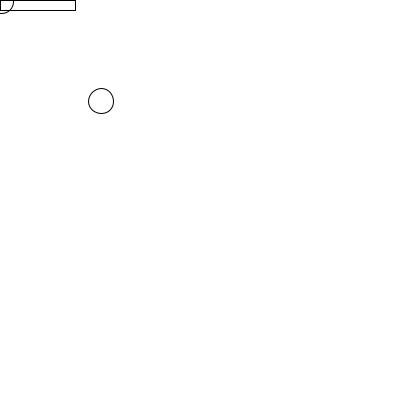
Frame 1 (no input)
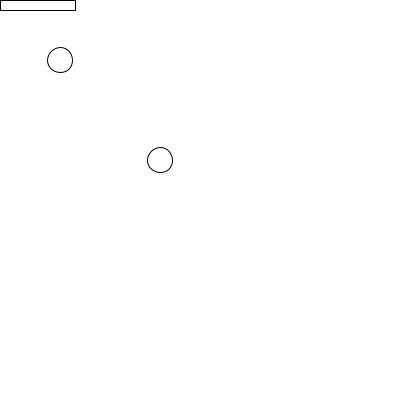
Frame 60 (the mouse pressed at the canvas centre just before this capture)
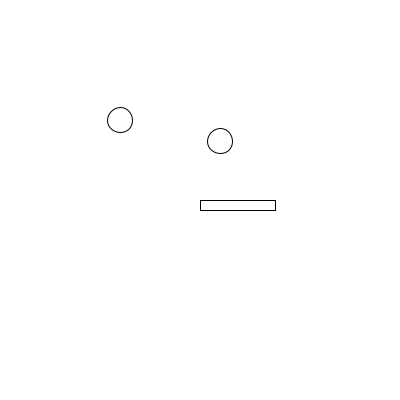
Frame 120 (the mouse held since frame 60 and released just before this capture)

The Processing sketch that drew these frames (run headless with seeded random() and noise(); from frame 60 on, the mouse is pressed at the canvas centre):

// Processing sketch: processing_141654
// ── processing_141654.pde

Ball ball1, ball2;

void setup(){
  size(400,400);
  background(255);
  smooth();
  ball1 = new Ball(0,0);
  ball2 = new Ball(100,100);
}

void draw(){
  background(255);
  ball1.move();
  ball1.display();
  ball2.move();
  ball2.display();
}
class Ball {
  //variable for y position
  float posY = 0;
  //variable for y direction
  float dirY = 1;
  //variable for x position
  float posX = 0;
  //variable for x direction
  float dirX = 1;
  
  Ball(float tposX, float tposY){
    posX = tposX;
    posY = tposY;
  }
  void move(){
    posY += dirY;
    posX += dirX;
    //set ball to not leave screen
    if(posY > height){
      dirY = -dirY;
    }else if(posY < 0){
      dirY = -dirY;
    }else if(posX > width){
      dirX = -dirX;
    }else if(posX < 0){
      dirX = -dirX;
    }
    //paddle hit effect
    if(posY == mouseY){
      dirY = -(random(1,4));
    }else if(posY == mouseY){
      dirY = random(1,4);
    }else if(posX == mouseX){
      dirX = -(random(3,6));
    }else if(posX == mouseX){
      dirX = random(3,6);
    }
  }
  void display(){
    ellipse(posX,posY,25,25);
    noFill();
    rect(mouseX,mouseY,75,10);
  }
}
